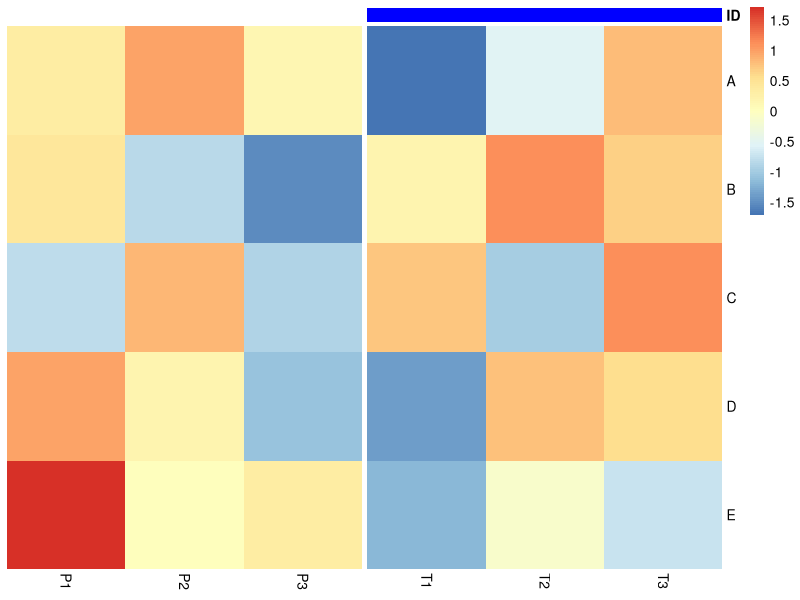

Here is the R script that generated this plot: (Note: this script raises an error after producing the figure.)
#!/usr/bin/env Rscript
# this script does what?
# ref. https://stackoverflow.com/questions/33292067/pheatmap-annotation-colors-and-border

library(ggplot2)
library(Cairo)
library(pheatmap)   
library(grid) # for grobs

set.seed(123)
df<-data.frame( matrix(sample(30), ncol = 5))
colnames(df)<-LETTERS[1:5]
subj<-c("P1", "P2","P3", "T1", "T2","T3")
rownames(df)<-subj
aka2 = data.frame(ID = factor(rep(c("Pat","Trea"), each=3)))
rownames(aka2)<-subj
aka3 = list(ID = c(Pat = "white", Trea="blue"))

pheatmap(t(scale(df)),
         annotation_col = aka2, 
         annotation_colors = aka3[1],
         annotation_legend = FALSE,
         gaps_col =  3,
         show_colnames = T, show_rownames = T, cluster_rows = F, 
         cluster_cols = F, legend = TRUE, 
         clustering_distance_rows = "euclidean", border_color = FALSE)

# Edit the relevant grob
# grid.ls(grid.force()) # "col_annotation" looks like it's the one to edit
grid.gedit("col_annotation", gp = gpar(col="grey70"))

# Cairo image template
CairoPNG("fname.png", 800, 800)
# put plot command here
dev.off()
